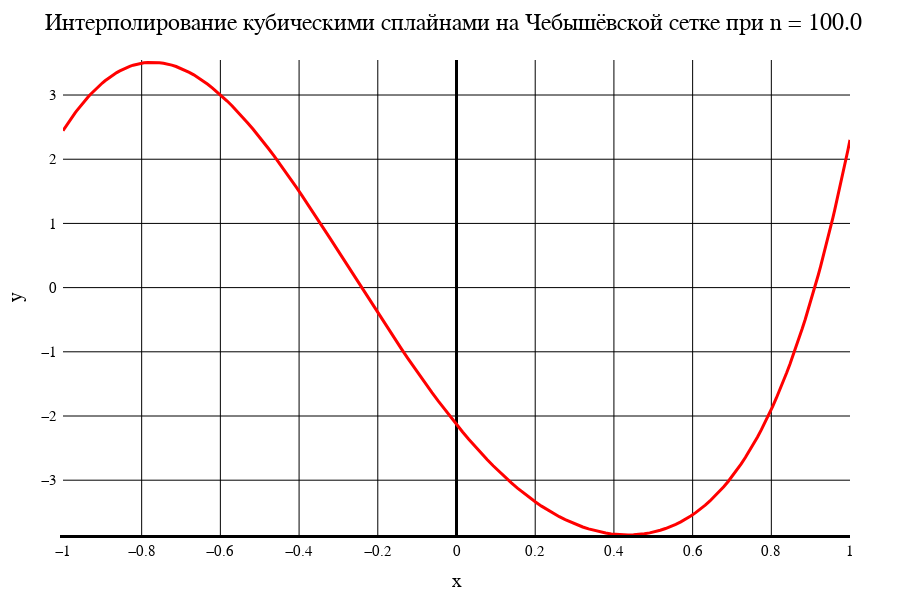

Write notebook code for a chart like this one.
### Markdown cell above
Сплайн. Чебышёвская сетка

### Code cell
data4[1]

### Figure 1 — Plotly figure (JSON) as saved in the notebook; plotly's stock layout.template omitted (floating-point values rounded to 4 significant figures; data arrays with more than 128 entries replaced by an {"elided": "..."} marker saying what was removed)
{"data": [{"line": {"color": "red", "width": 3}, "mode": "line", "type": "scatter", "x": {"elided": "201 float values"}, "y": {"elided": "201 float values"}}], "layout": {"coloraxis": {"outlinecolor": "black"}, "font": {"color": "black", "family": "Time New Roman"}, "height": 600, "margin": {"b": 50, "l": 50, "r": 50, "t": 60}, "paper_bgcolor": "white", "plot_bgcolor": "white", "title": {"autosize": false, "font": {"color": "black", "family": "Times New Roman", "size": 24}, "paper_bgcolor": "red", "text": "Интерполирование кубическими сплайнами на Чебышёвской сетке при n = 100.0"}, "width": 900, "xaxis": {"color": "black", "gridcolor": "black", "gridwidth": 1, "linecolor": "black", "linewidth": 3, "tickfont": {"size": 15}, "title": {"font": {"color": "black", "family": "Times New Roman", "size": 20}, "text": "x"}, "zeroline": true, "zerolinecolor": "black", "zerolinewidth": 3}, "yaxis": {"exponentformat": "power", "gridcolor": "black", "gridwidth": 1, "linewidth": 3, "range": [-3.854, 3.545], "tickfont": {"size": 15}, "title": {"font": {"color": "black", "family": "Times New Roman", "size": 20}, "text": "y"}, "zeroline": true, "zerolinecolor": "black", "zerolinewidth": 1}}}
